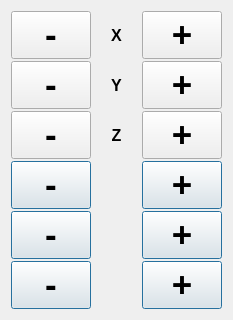
                    <widget class="QWidget" name="page">
                     <layout class="QGridLayout" name="gridLayout_2">
                      <item row="0" column="0">
                       <layout class="QVBoxLayout" name="verticalLayout_5">
                        <property name="spacing">
                         <number>2</number>
                        </property>
                        <item>
                         <layout class="QHBoxLayout" name="horizontalLayout" stretch="2,1,2">
                          <property name="spacing">
                           <number>20</number>
                          </property>
                          <property name="leftMargin">
                           <number>0</number>
                          </property>
                          <property name="rightMargin">
                           <number>0</number>
                          </property>
                          <item>
                           <widget class="QPushButton" name="X_Up_Btn">
                            <property name="sizePolicy">
                             <sizepolicy hsizetype="Minimum" vsizetype="Preferred">
                              <horstretch>0</horstretch>
                              <verstretch>0</verstretch>
                             </sizepolicy>
                            </property>
                            <property name="font">
                             <font>
                              <pointsize>26</pointsize>
                              <bold>true</bold>
                             </font>
                            </property>
                            <property name="cursor">
                             <cursorShape>PointingHandCursor</cursorShape>
                            </property>
                            <property name="text">
                             <string>-</string>
                            </property>
                            <property name="flat">
                             <bool>false</bool>
                            </property>
                           </widget>
                          </item>
                          <item>
                           <widget class="QLabel" name="label_4">
                            <property name="font">
                             <font>
                              <pointsize>12</pointsize>
                              <bold>true</bold>
                             </font>
                            </property>
                            <property name="text">
                             <string>X</string>
                            </property>
                            <property name="alignment">
                             <set>Qt::AlignCenter</set>
                            </property>
                           </widget>
                          </item>
                          <item>
                           <widget class="QPushButton" name="X_Down_Btn">
                            <property name="sizePolicy">
                             <sizepolicy hsizetype="Minimum" vsizetype="Preferred">
                              <horstretch>0</horstretch>
                              <verstretch>0</verstretch>
                             </sizepolicy>
                            </property>
                            <property name="font">
                             <font>
                              <pointsize>26</pointsize>
                              <bold>true</bold>
                             </font>
                            </property>
                            <property name="cursor">
                             <cursorShape>PointingHandCursor</cursorShape>
                            </property>
                            <property name="styleSheet">
                             <string notr="true"/>
                            </property>
                            <property name="text">
                             <string>+</string>
                            </property>
                            <property name="flat">
                             <bool>false</bool>
                            </property>
                           </widget>
                          </item>
                         </layout>
                        </item>
                        <item>
                         <layout class="QHBoxLayout" name="horizontalLayout_8" stretch="2,1,2">
                          <property name="spacing">
                           <number>20</number>
                          </property>
                          <property name="leftMargin">
                           <number>0</number>
                          </property>
                          <property name="rightMargin">
                           <number>0</number>
                          </property>
                          <item>
                           <widget class="QPushButton" name="Y_Down_Btn">
                            <property name="sizePolicy">
                             <sizepolicy hsizetype="Minimum" vsizetype="Preferred">
                              <horstretch>0</horstretch>
                              <verstretch>0</verstretch>
                             </sizepolicy>
                            </property>
                            <property name="font">
                             <font>
                              <pointsize>26</pointsize>
                              <bold>true</bold>
                             </font>
                            </property>
                            <property name="cursor">
                             <cursorShape>PointingHandCursor</cursorShape>
                            </property>
                            <property name="styleSheet">
                             <string notr="true"/>
                            </property>
                            <property name="text">
                             <string>-</string>
                            </property>
                            <property name="flat">
                             <bool>false</bool>
                            </property>
                           </widget>
                          </item>
                          <item>
                           <widget class="QLabel" name="label_12">
                            <property name="font">
                             <font>
                              <pointsize>12</pointsize>
                              <bold>true</bold>
                             </font>
                            </property>
                            <property name="text">
                             <string>Y</string>
                            </property>
                            <property name="alignment">
                             <set>Qt::AlignCenter</set>
                            </property>
                           </widget>
                          </item>
                          <item>
                           <widget class="QPushButton" name="Y_Up_Btn">
                            <property name="sizePolicy">
                             <sizepolicy hsizetype="Minimum" vsizetype="Preferred">
                              <horstretch>0</horstretch>
                              <verstretch>0</verstretch>
                             </sizepolicy>
                            </property>
                            <property name="font">
                             <font>
                              <pointsize>26</pointsize>
                              <bold>true</bold>
                             </font>
                            </property>
                            <property name="cursor">
                             <cursorShape>PointingHandCursor</cursorShape>
                            </property>
                            <property name="text">
                             <string>+</string>
                            </property>
                            <property name="flat">
                             <bool>false</bool>
                            </property>
                           </widget>
                          </item>
                         </layout>
                        </item>
                        <item>
                         <layout class="QHBoxLayout" name="horizontalLayout_9" stretch="2,1,2">
                          <property name="spacing">
                           <number>20</number>
                          </property>
                          <property name="leftMargin">
                           <number>0</number>
                          </property>
                          <property name="rightMargin">
                           <number>0</number>
                          </property>
                          <item>
                           <widget class="QPushButton" name="Z_Down_Btn">
                            <property name="sizePolicy">
                             <sizepolicy hsizetype="Minimum" vsizetype="Preferred">
                              <horstretch>0</horstretch>
                              <verstretch>0</verstretch>
                             </sizepolicy>
                            </property>
                            <property name="font">
                             <font>
                              <pointsize>26</pointsize>
                              <bold>true</bold>
                             </font>
                            </property>
                            <property name="cursor">
                             <cursorShape>PointingHandCursor</cursorShape>
                            </property>
                            <property name="text">
                             <string>-</string>
                            </property>
                            <property name="flat">
                             <bool>false</bool>
                            </property>
                           </widget>
                          </item>
                          <item>
                           <widget class="QLabel" name="label_28">
                            <property name="font">
                             <font>
                              <pointsize>12</pointsize>
                              <bold>true</bold>
                             </font>
                            </property>
                            <property name="text">
                             <string>Z</string>
                            </property>
                            <property name="alignment">
                             <set>Qt::AlignCenter</set>
                            </property>
                           </widget>
                          </item>
                          <item>
                           <widget class="QPushButton" name="Z_Up_Btn">
                            <property name="sizePolicy">
                             <sizepolicy hsizetype="Minimum" vsizetype="Preferred">
                              <horstretch>0</horstretch>
                              <verstretch>0</verstretch>
                             </sizepolicy>
                            </property>
                            <property name="font">
                             <font>
                              <pointsize>26</pointsize>
                              <bold>true</bold>
                             </font>
                            </property>
                            <property name="cursor">
                             <cursorShape>PointingHandCursor</cursorShape>
                            </property>
                            <property name="text">
                             <string>+</string>
                            </property>
                            <property name="flat">
                             <bool>false</bool>
                            </property>
                           </widget>
                          </item>
                         </layout>
                        </item>
                        <item>
                         <layout class="QHBoxLayout" name="horizontalLayout_10" stretch="2,1,2">
                          <property name="spacing">
                           <number>20</number>
                          </property>
                          <property name="leftMargin">
                           <number>0</number>
                          </property>
                          <property name="rightMargin">
                           <number>0</number>
                          </property>
                          <item>
                           <widget class="QPushButton" name="RX_Down_Btn">
                            <property name="sizePolicy">
                             <sizepolicy hsizetype="Minimum" vsizetype="Preferred">
                              <horstretch>0</horstretch>
                              <verstretch>0</verstretch>
                             </sizepolicy>
                            </property>
                            <property name="font">
                             <font>
                              <pointsize>26</pointsize>
                              <bold>true</bold>
                             </font>
                            </property>
                            <property name="cursor">
                             <cursorShape>PointingHandCursor</cursorShape>
                            </property>
                            <property name="text">
                             <string>-</string>
                            </property>
                            <property name="default">
                             <bool>true</bool>
                            </property>
                            <property name="flat">
                             <bool>false</bool>
                            </property>
                           </widget>
                          </item>
                          <item>
                           <widget class="QLabel" name="label_31">
                            <property name="font">
                             <font>
                              <pointsize>12</pointsize>
                              <bold>true</bold>
                             </font>
                            </property>
                            <property name="text">
                             <string/>
                            </property>
                            <property name="alignment">
                             <set>Qt::AlignCenter</set>
                            </property>
                           </widget>
                          </item>
                          <item>
                           <widget class="QPushButton" name="RX_Up_Btn">
                            <property name="sizePolicy">
                             <sizepolicy hsizetype="Minimum" vsizetype="Preferred">
                              <horstretch>0</horstretch>
                              <verstretch>0</verstretch>
                             </sizepolicy>
                            </property>
                            <property name="font">
                             <font>
                              <pointsize>26</pointsize>
                              <bold>true</bold>
                             </font>
                            </property>
                            <property name="cursor">
                             <cursorShape>PointingHandCursor</cursorShape>
                            </property>
                            <property name="text">
                             <string>+</string>
                            </property>
                            <property name="default">
                             <bool>true</bool>
                            </property>
                            <property name="flat">
                             <bool>false</bool>
                            </property>
                           </widget>
                          </item>
                         </layout>
                        </item>
                        <item>
                         <layout class="QHBoxLayout" name="horizontalLayout_11" stretch="2,1,2">
                          <property name="spacing">
                           <number>20</number>
                          </property>
                          <property name="leftMargin">
                           <number>0</number>
                          </property>
                          <property name="rightMargin">
                           <number>0</number>
                          </property>
                          <item>
                           <widget class="QPushButton" name="RY_Down_Btn">
                            <property name="sizePolicy">
                             <sizepolicy hsizetype="Minimum" vsizetype="Preferred">
                              <horstretch>0</horstretch>
                              <verstretch>0</verstretch>
                             </sizepolicy>
                            </property>
                            <property name="font">
                             <font>
                              <pointsize>26</pointsize>
                              <bold>true</bold>
                             </font>
                            </property>
                            <property name="cursor">
                             <cursorShape>PointingHandCursor</cursorShape>
                            </property>
                            <property name="styleSheet">
                             <string notr="true"/>
                            </property>
                            <property name="text">
                             <string>-</string>
                            </property>
                            <property name="default">
                             <bool>true</bool>
                            </property>
                            <property name="flat">
                             <bool>false</bool>
                            </property>
                           </widget>
                          </item>
                          <item>
                           <widget class="QLabel" name="label_32">
                            <property name="font">
                             <font>
                              <pointsize>12</pointsize>
                              <bold>true</bold>
                             </font>
                            </property>
                            <property name="text">
                             <string/>
                            </property>
                            <property name="alignment">
                             <set>Qt::AlignCenter</set>
                            </property>
                           </widget>
                          </item>
                          <item>
                           <widget class="QPushButton" name="RY_Up_Btn">
                            <property name="sizePolicy">
                             <sizepolicy hsizetype="Minimum" vsizetype="Preferred">
                              <horstretch>0</horstretch>
                              <verstretch>0</verstretch>
                             </sizepolicy>
                            </property>
                            <property name="font">
                             <font>
                              <pointsize>26</pointsize>
                              <bold>true</bold>
                             </font>
                            </property>
                            <property name="cursor">
                             <cursorShape>PointingHandCursor</cursorShape>
                            </property>
                            <property name="text">
                             <string>+</string>
                            </property>
                            <property name="default">
                             <bool>true</bool>
                            </property>
                            <property name="flat">
                             <bool>false</bool>
                            </property>
                           </widget>
                          </item>
                         </layout>
                        </item>
                        <item>
                         <layout class="QHBoxLayout" name="horizontalLayout_12" stretch="2,1,2">
                          <property name="spacing">
                           <number>20</number>
                          </property>
                          <property name="leftMargin">
                           <number>0</number>
                          </property>
                          <property name="rightMargin">
                           <number>0</number>
                          </property>
                          <item>
                           <widget class="QPushButton" name="RZ_Down_Btn">
                            <property name="sizePolicy">
                             <sizepolicy hsizetype="Minimum" vsizetype="Preferred">
                              <horstretch>0</horstretch>
                              <verstretch>0</verstretch>
                             </sizepolicy>
                            </property>
                            <property name="font">
                             <font>
                              <pointsize>26</pointsize>
                              <bold>true</bold>
                             </font>
                            </property>
                            <property name="cursor">
                             <cursorShape>PointingHandCursor</cursorShape>
                            </property>
                            <property name="text">
                             <string>-</string>
                            </property>
                            <property name="default">
                             <bool>true</bool>
                            </property>
                            <property name="flat">
                             <bool>false</bool>
                            </property>
                           </widget>
                          </item>
                          <item>
                           <widget class="QLabel" name="label_33">
                            <property name="font">
                             <font>
                              <pointsize>12</pointsize>
                              <bold>true</bold>
                             </font>
                            </property>
                            <property name="text">
                             <string/>
                            </property>
                            <property name="alignment">
                             <set>Qt::AlignCenter</set>
                            </property>
                           </widget>
                          </item>
                          <item>
                           <widget class="QPushButton" name="RZ_Up_Btn">
                            <property name="sizePolicy">
                             <sizepolicy hsizetype="Minimum" vsizetype="Preferred">
                              <horstretch>0</horstretch>
                              <verstretch>0</verstretch>
                             </sizepolicy>
                            </property>
                            <property name="font">
                             <font>
                              <pointsize>26</pointsize>
                              <bold>true</bold>
                             </font>
                            </property>
                            <property name="cursor">
                             <cursorShape>PointingHandCursor</cursorShape>
                            </property>
                            <property name="text">
                             <string>+</string>
                            </property>
                            <property name="default">
                             <bool>true</bool>
                            </property>
                            <property name="flat">
                             <bool>false</bool>
                            </property>
                           </widget>
                          </item>
                         </layout>
                        </item>
                       </layout>
                      </item>
                     </layout>
                    </widget>
